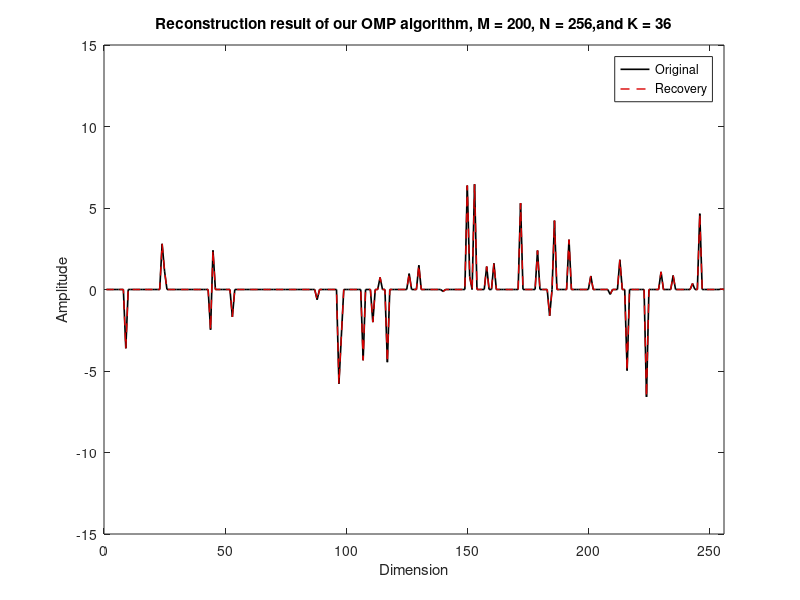

Here is the MATLAB script that generated this plot:
% plot_fig2_recreation_FIXED.m
% This script runs an Orthogonal Matching Pursuit (OMP) recovery simulation
% and formats the output plot to match the provided image.

clear; clf;
rng('shuffle');  % Change seed each run; use rng(0) for reproducibility

% Problem parameters from the figure's caption
M = 200;
N = 256;
K = 36;

max_attempts = 500;    % How many random trials to search for a "good" example
tolerance = 1e-6;      % Euclidean error threshold for a successful recovery

% Fix measurement matrix A
A = randn(M, N);

found = false;
attempt = 0;

% --- OMP Simulation Loop ---
% Find one trial where OMP successfully reconstructs the signal
while ~found && attempt < max_attempts
    attempt = attempt + 1;
    % Generate a K-sparse signal x_true
    x_true = zeros(N,1);
    idx = randperm(N, K);
    % Make signal values more pronounced to be visible
    x_true(idx) = 5 * (2 * rand(K, 1) - 1) + sign(randn(K,1)).*2;

    % Generate measurements y
    y = A * x_true;

    % --- OMP with Gram-Schmidt ---
    r = y;
    Lambda = [];
    Q = []; % Orthonormalized atoms from A
    for t = 1:K
        % Atom selection: find the column in A most correlated with the residual r
        [~, lambda_t] = max(abs(A' * r));
        Lambda(end+1) = lambda_t;    %#ok<SAGROW>
        a_t = A(:, lambda_t);

        % Gram-Schmidt orthogonalization of the new atom w.r.t. previous ones
        q_t = a_t;
        for j = 1:size(Q,2)
            h = Q(:,j)' * a_t;       % Projection coefficient
            q_t = q_t - h * Q(:,j);  % Remove projection
        end

        norm_qt = norm(q_t);
        %if norm_qt < 1e-12
            % Atom is nearly linearly dependent; skip adding (this is rare)
         %   q_t = zeros(size(a_t));
        %else
            q_t = q_t / norm_qt;     % Normalize to get an orthonormal vector
            Q = [Q, q_t];            %#ok<AGROW>
            % Update the residual by removing the projection onto the new vector
            r = r - (q_t' * r) * q_t;
        %end
    end

    % Compute coefficients using least squares on the set of selected atoms
    x_hat = zeros(N,1);
    if ~isempty(Lambda)
        A_hat = A(:, Lambda);
        theta = A_hat \ y; % Solve the least-squares problem
        x_hat(Lambda) = theta;
    end

    % Check if the recovery was successful
    err = norm(x_hat - x_true);
    if err < tolerance
        found = true;
        fprintf('Found successful reconstruction on attempt %d: error = %.2e\n', attempt, err);
    end
end

if ~found
    warning('Did not find a trial with error < %.1e in %d attempts. Showing last attempt (error=%.2e).', ...
            tolerance, max_attempts, err);
end

% --- Plotting Section (CORRECTED PLOT ORDER) ---
figure('Color','w'); % Create a new figure with a white background

% **FIX:** Plot the "Original" signal (black, solid line) FIRST
plot(x_true, '-', 'Color', 'k', 'LineWidth', 1.2, 'DisplayName', 'Original');
hold on; % Hold the plot to overlay the next one

% **FIX:** Plot the "Recovery" signal (red, dashed line) on TOP
plot(x_hat, '--', 'Color', [0.85, 0, 0], 'LineWidth', 1.0, 'DisplayName', 'Recovery');
hold off; % Release the hold

ylabel('Amplitude');
xlabel('Dimension');
title(sprintf('Reconstruction result of our OMP algorithm, M = 200, N = 256,and K = 36'));

% --- Format Axes and Legend ---
% Set axis limits and ticks to match the image
xlim([0 N]);
ylim([-15 15]);
xticks(0:50:250);
yticks(-15:5:15);

% Remove the grid
grid off;

% Set the legend to the top-right corner with a box
lgd = legend('Location', 'NorthEast');
set(lgd, 'Box', 'on');

fprintf('Final Euclidean distance ||x - x̂||_2 = %.3e\n', err);